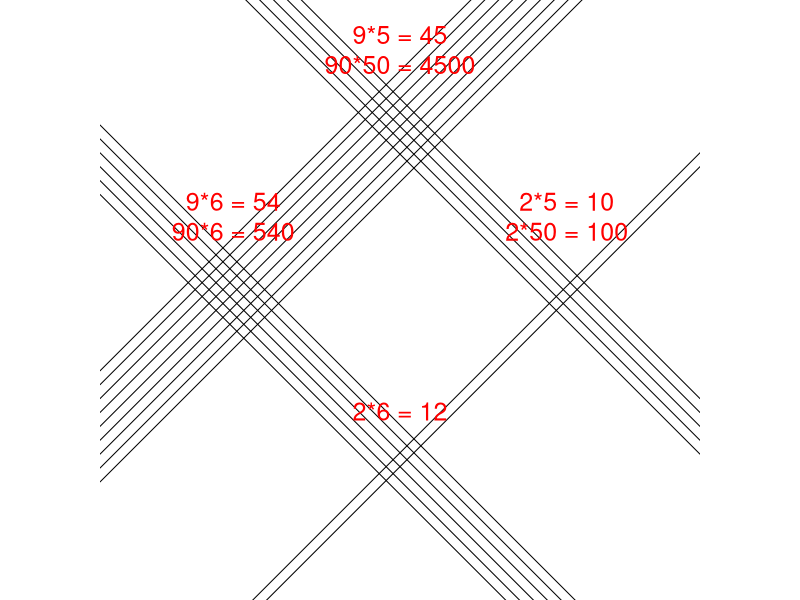

Write R code to recreate this figure.
## ---- chunk 1
options(scipen=999)
digits = sample(2:9,4)
At = digits[1]
Ao = digits[2]
Bt = digits[3]
Bo = digits[4]
A = At*10+Ao
B = Bt*10+Bo

p1 = At*Bt
p2 = Ao*Bt
p3 = At*Bo
p4 = Ao*Bo

ch1 = c(1,10,100,1000)*p1
ch2 = c(1,10,100,1000)*p2
ch3 = c(1,10,100,1000)*p3
ch4 = c(1,10,100,1000)*p4

sol1 = "0010"
sol2 = "0100"
sol3 = "0100"
sol4 = "1000"

al1 = paste0("* ",ch1,collapse="\n")
al2 = paste0("* ",ch2,collapse="\n")
al3 = paste0("* ",ch3,collapse="\n")
al4 = paste0("* ",ch4,collapse="\n")

tot5 = 100*p1+10*p2
tot6 = 10*p3+p4
tot7 = 100*p1+10*p3
tot8 = 10*p2+p4
tot9 = A*B

cht = sort(c(tot5,tot6,tot7,tot8,tot9))
alt = paste0("* ",cht,collapse="\n")
sol5 = paste0(1*(tot5==cht),collapse="")
sol6 = paste0(1*(tot6==cht),collapse="")
sol7 = paste0(1*(tot7==cht),collapse="")
sol8 = paste0(1*(tot8==cht),collapse="")
sol9 = paste0(1*(tot9==cht),collapse="")

## ---- chunk 2
par(mar=c(0,0,0,0),pty="s")
plot(0,0,"n",xlim=c(-1,1),ylim=c(-1,1),axes=F,ann=F)

for(i in 1:Ao){
    abline(-0.6-0.05*Ao/2+0.05*i,1)
}
for(i in 1:At){
    abline(0.6-0.05*At/2+0.05*i,1)
}
for(i in 1:Bo){
    abline(-0.6-0.05*Bo/2+0.05*i,-1)
}
for(i in 1:Bt){
    abline(0.6-0.05*Bt/2+0.05*i,-1)
}

text(0,0.9,paste0(At,"*",Bt," = ",At*Bt,"\n",At*10,"*",Bt*10," = ",At*Bt*100),col="red",cex=1.5)
text(0.6,0.3,paste0(Ao,"*",Bt," = ",Ao*Bt,"\n",Ao,"*",Bt*10," = ",Ao*Bt*10),col="red",cex=1.5)
text(-0.6,0.3,paste0(At,"*",Bo," = ",At*Bo,"\n",At*10,"*",Bo," = ",At*Bo*10),col="red",cex=1.5)
text(0,-0.4,paste0(Ao,"*",Bo," = ",Ao*Bo),col="red",cex=1.5)
